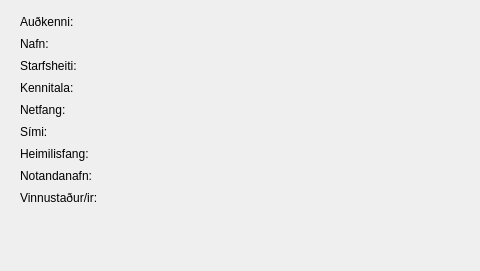
    <widget class="QWidget" name="page_6">
     <widget class="QWidget" name="horizontalLayoutWidget_24">
      <property name="geometry">
       <rect>
        <x>0</x>
        <y>186</y>
        <width>471</width>
        <height>23</height>
       </rect>
      </property>
      <layout class="QHBoxLayout" name="horizontalLayout_37">
       <property name="leftMargin">
        <number>20</number>
       </property>
       <item alignment="Qt::AlignLeft">
        <widget class="QLabel" name="labelAboutWorkplaces">
         <property name="text">
          <string>Vinnustaður/ir:</string>
         </property>
        </widget>
       </item>
      </layout>
     </widget>
     <widget class="QWidget" name="horizontalLayoutWidget_25">
      <property name="geometry">
       <rect>
        <x>0</x>
        <y>120</y>
        <width>471</width>
        <height>23</height>
       </rect>
      </property>
      <layout class="QHBoxLayout" name="horizontalLayout_38">
       <property name="leftMargin">
        <number>20</number>
       </property>
       <item alignment="Qt::AlignLeft">
        <widget class="QLabel" name="labelAboutPhone">
         <property name="text">
          <string>Sími:</string>
         </property>
        </widget>
       </item>
      </layout>
     </widget>
     <widget class="QWidget" name="horizontalLayoutWidget_27">
      <property name="geometry">
       <rect>
        <x>0</x>
        <y>98</y>
        <width>471</width>
        <height>23</height>
       </rect>
      </property>
      <layout class="QHBoxLayout" name="horizontalLayout_40">
       <property name="leftMargin">
        <number>20</number>
       </property>
       <item alignment="Qt::AlignLeft">
        <widget class="QLabel" name="labelAboutEmail">
         <property name="text">
          <string>Netfang:</string>
         </property>
        </widget>
       </item>
      </layout>
     </widget>
     <widget class="QLabel" name="labelBorder_7">
      <property name="geometry">
       <rect>
        <x>-3</x>
        <y>120</y>
        <width>233</width>
        <height>2</height>
       </rect>
      </property>
      <property name="maximumSize">
       <size>
        <width>16777215</width>
        <height>2</height>
       </size>
      </property>
      <property name="text">
       <string/>
      </property>
     </widget>
     <widget class="QWidget" name="horizontalLayoutWidget_28">
      <property name="geometry">
       <rect>
        <x>0</x>
        <y>32</y>
        <width>471</width>
        <height>23</height>
       </rect>
      </property>
      <layout class="QHBoxLayout" name="horizontalLayout_41">
       <property name="leftMargin">
        <number>20</number>
       </property>
       <item alignment="Qt::AlignLeft">
        <widget class="QLabel" name="labelAboutName">
         <property name="text">
          <string>Nafn:</string>
         </property>
        </widget>
       </item>
      </layout>
     </widget>
     <widget class="QWidget" name="horizontalLayoutWidget_30">
      <property name="geometry">
       <rect>
        <x>0</x>
        <y>76</y>
        <width>471</width>
        <height>23</height>
       </rect>
      </property>
      <layout class="QHBoxLayout" name="horizontalLayout_43">
       <property name="leftMargin">
        <number>20</number>
       </property>
       <item alignment="Qt::AlignLeft">
        <widget class="QLabel" name="labelAboutSSN">
         <property name="text">
          <string>Kennitala:</string>
         </property>
        </widget>
       </item>
      </layout>
     </widget>
     <widget class="QLabel" name="labelBorder_8">
      <property name="geometry">
       <rect>
        <x>-3</x>
        <y>260</y>
        <width>233</width>
        <height>2</height>
       </rect>
      </property>
      <property name="maximumSize">
       <size>
        <width>16777215</width>
        <height>2</height>
       </size>
      </property>
      <property name="text">
       <string/>
      </property>
     </widget>
     <widget class="QWidget" name="horizontalLayoutWidget_32">
      <property name="geometry">
       <rect>
        <x>0</x>
        <y>142</y>
        <width>471</width>
        <height>23</height>
       </rect>
      </property>
      <layout class="QHBoxLayout" name="horizontalLayout_45">
       <property name="leftMargin">
        <number>20</number>
       </property>
       <item alignment="Qt::AlignLeft">
        <widget class="QLabel" name="labelAboutAddress">
         <property name="text">
          <string>Heimilisfang:</string>
         </property>
        </widget>
       </item>
      </layout>
     </widget>
     <widget class="QWidget" name="horizontalLayoutWidget_35">
      <property name="geometry">
       <rect>
        <x>0</x>
        <y>164</y>
        <width>471</width>
        <height>23</height>
       </rect>
      </property>
      <layout class="QHBoxLayout" name="horizontalLayout_48">
       <property name="leftMargin">
        <number>20</number>
       </property>
       <item alignment="Qt::AlignLeft">
        <widget class="QLabel" name="labelAboutUser">
         <property name="text">
          <string>Notandanafn:</string>
         </property>
        </widget>
       </item>
      </layout>
     </widget>
     <widget class="QWidget" name="horizontalLayoutWidget_36">
      <property name="geometry">
       <rect>
        <x>0</x>
        <y>54</y>
        <width>471</width>
        <height>23</height>
       </rect>
      </property>
      <layout class="QHBoxLayout" name="horizontalLayout_49">
       <property name="leftMargin">
        <number>20</number>
       </property>
       <item alignment="Qt::AlignLeft">
        <widget class="QLabel" name="labelAboutTitle">
         <property name="text">
          <string>Starfsheiti:</string>
         </property>
        </widget>
       </item>
      </layout>
     </widget>
     <widget class="QWidget" name="horizontalLayoutWidget_29">
      <property name="geometry">
       <rect>
        <x>0</x>
        <y>10</y>
        <width>471</width>
        <height>23</height>
       </rect>
      </property>
      <layout class="QHBoxLayout" name="horizontalLayout_42">
       <property name="leftMargin">
        <number>20</number>
       </property>
       <item alignment="Qt::AlignLeft">
        <widget class="QLabel" name="labelAboutID">
         <property name="text">
          <string>Auðkenni:</string>
         </property>
        </widget>
       </item>
      </layout>
     </widget>
    </widget>
